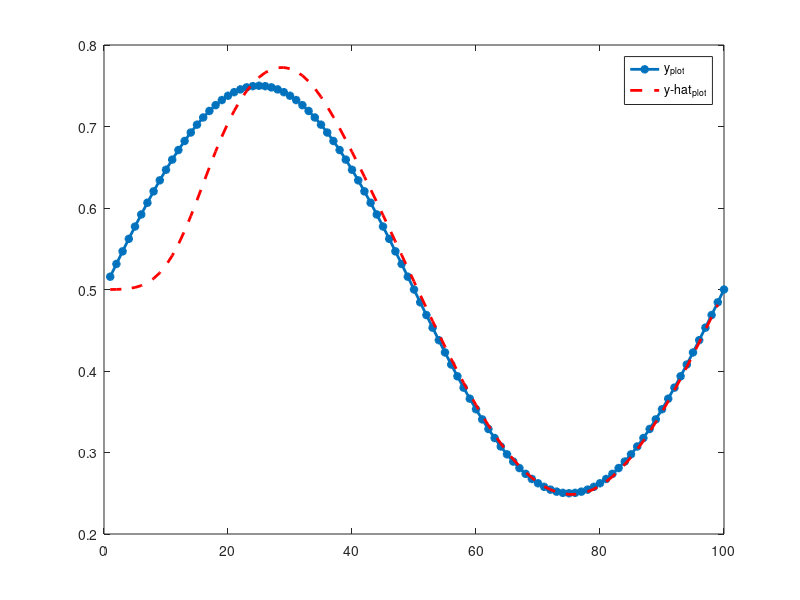
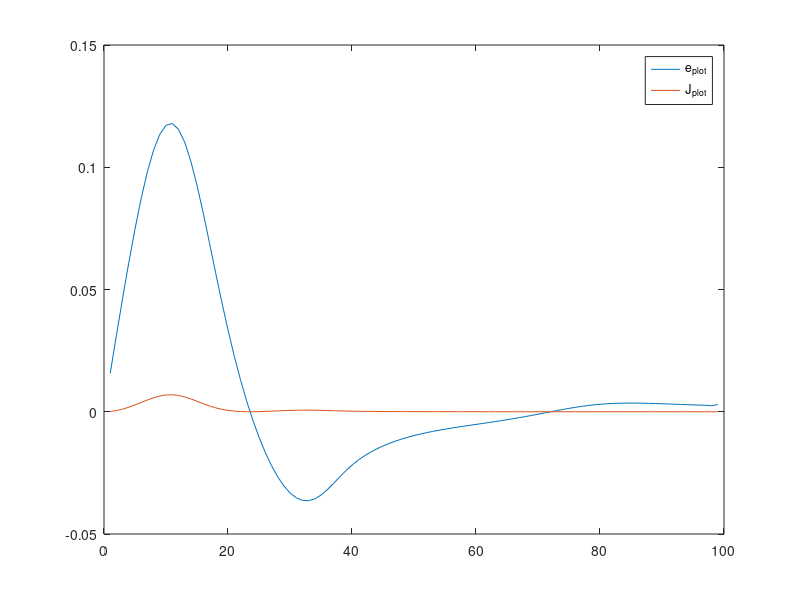

These charts were generated, in order, by the following MATLAB code:
clc
clear all
close all
% Create and Plot Raw Data
x = 1:100;

% y = rand(1,length(x))./10;
% y = 0.25*x + randn(1,length(x));
% y = 1./(1+ exp(-0.5*x + randn(1,length(x))));
y = 0.5 + 0.25*sin(2*pi*x/100);
% y = 0.5 + 0.25*sin(2*pi*x/100)+ 0.05*randn(1,length(x));
% y = rand(1,length(x)).*x + 10;
% y = 0.25.*x.^2 + 10.*x + randn(1,length(x));
y_hat(1) = 0;
e(1) = 0;
b(1) = 0;
w(1,1) = 0;
w(2,1) = 0;

alpha_w = 0.0105;%0.0105;% 0.002;
alpha_b = 0.1;%0.1;% 0.002;

z(1,1) = x(1);
z(2,1) = 0;

plot(x,y,'-*','LineWidth',2)


for i = 1:length(x)-1
    % do sth
    % for j = 1:10000
    y_hat(i) = 1/(1+exp(-(w(:,i)'*z(:,i)+b(i))));

    e(i) = y(i)-y_hat(i);

    J(i) = 0.5*(e(i))^2;
    w(:,i+1) = w(:,i) + alpha_w*e(i)*y_hat(i)*(1-y_hat(i))*z(:,i);
    b(i+1) = b(i) + alpha_b*e(i)*y_hat(i)*(1-y_hat(i));

    z(1,i+1) = x(i+1);
z(2,i+1) = y_hat(i);
    % end


    

end

hold on
plot(x(1:end-1),y_hat,'r--','LineWidth',2)
hold off
legend('y_{plot}','y-hat_{plot}')

figure
plot(e)
hold on
plot(J)
hold off
legend('e_{plot}','J_{plot}')

disp(mean(J))